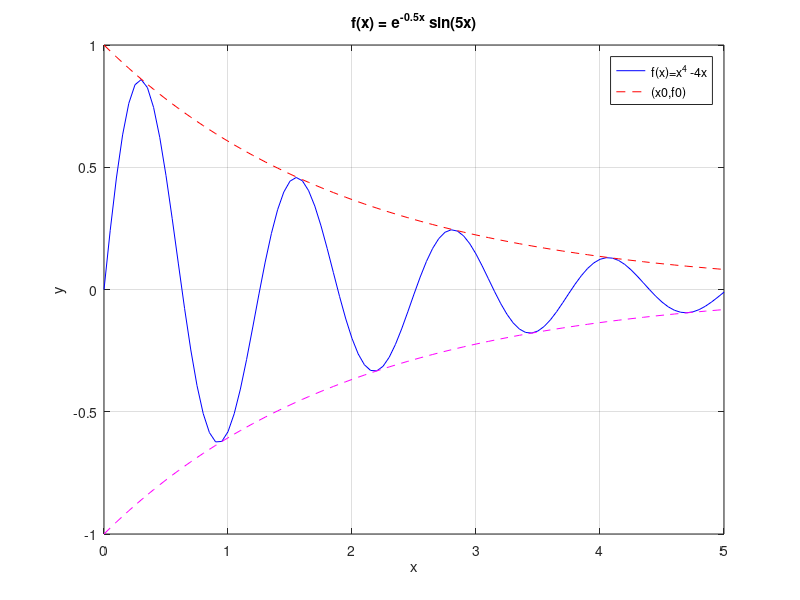

MATLAB code for this plot:
clear all;
clc;

f = @(x) exp(-0.5*x).*sin(5*x);
x = linspace(0,5,101);
y = f(x);
e = exp(-0.5*x);

plot (x,y,'b-', x,e,'r--', x,-e,'m--');
xlabel('x'); ylabel('y'); grid;
title('f(x) = e^{-0.5x} sin(5x)');
legend('f(x)=x^4 -4x', '(x0,f0)');
